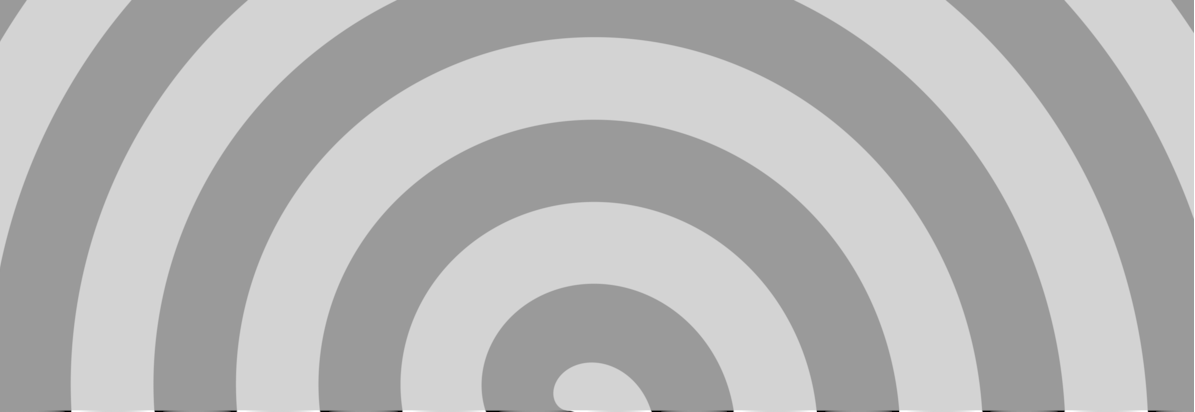
#> input picture unsharp test photo.png, 1195 x 412 px, found by its file name; its folder holds only this picture in this run
$ python -i unsharp.py   (imports and definitions only)
#> lines starting #> are read from the running program, lines starting #| are printed output that depends on the picture
#https://upload.wikimedia.org/wikipedia/commons/thumb/4/4a/Unsharp_mask_principle.svg/330px-Unsharp_mask_principle.svg.png
#unsharp mask
import cv2
import numpy as np
import matplotlib.pyplot as plt
import os
import PySimpleGUI as sg
file = r"C:\Users\izzyk\OneDrive\Documents\GitHub\Unsharp-Filter\unsharp test photo.png"
directory = r"C:\Users\izzyk\OneDrive\Documents\GitHub\Unsharp-Filter"
filename = 'savedImage.png'
file1 = 'fileCopyTemp.png'
ksizeW = 87
ksizeH = 87
sigmax = 7
sigmay = 0
wt1 = 1.5
wt2 = -0.5
gammaValue = 0

val = 0
# [31 lines that did not run here, left out]


def Unsharp():
        #import original and duplicate
        img = cv2.imread(file)
#> img is the input picture: shape (412, 1195, 3); min 0, max 255, mean 181.7
        os.chdir(directory)
        cv2.imwrite(file1, img)
        #apply guassiun blur to copy of original
        img1 = cv2.imread(file1)
        Gaussian = cv2.GaussianBlur(img1 ,(ksizeW,ksizeH), sigmax)
        #cv2.imshow('Gaussian Blurring', Gaussian)
        #invert the blurred copy
        img_not = cv2.bitwise_not(Gaussian)
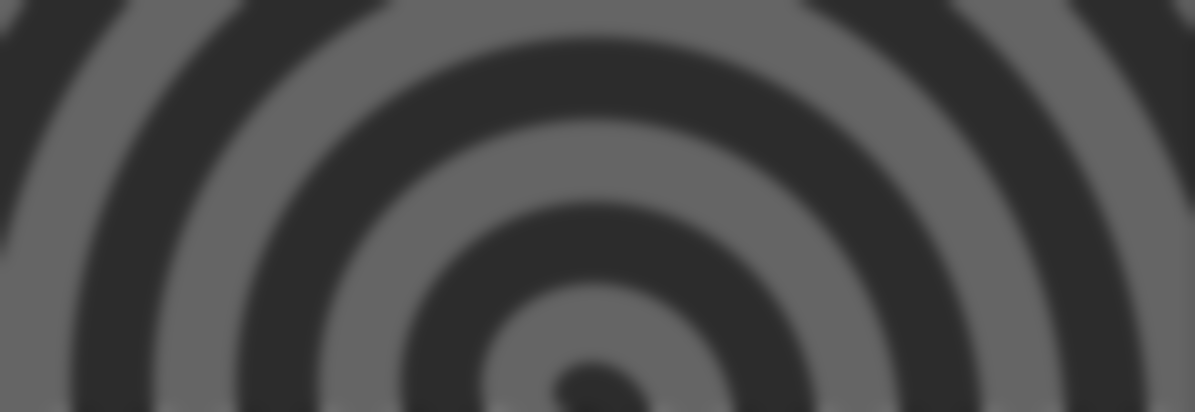
#> img_not: shape (412, 1195, 3); min 39, max 111, mean 73.3
        #img_not = Gaussian
        cv2.imshow('blurred/inverted', img_not)
        #overlay onto the original
        weightedSum = cv2.addWeighted(img1, wt1, img_not, wt2, gammaValue)
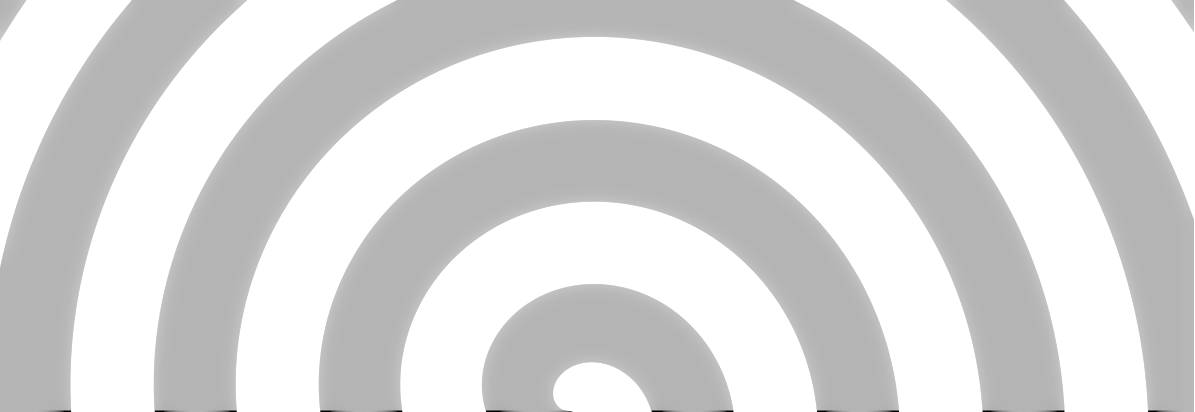
#> weightedSum: shape (412, 1195, 3); min 0, max 255, mean 217.5
        #test= cv2.subtract(img_not,img1)
        #Syntax: cv2.addWeighted(img1, wt1, img2, wt2, gammaValue)
        '''Parameters:
        img1: First Input Image array(Single-channel, 8-bit or floating-point)
        wt1: Weight of the first input image elements to be applied to the final image
        img2: Second Input Image array(Single-channel, 8-bit or floating-point)
        wt2: Weight of the second input image elements to be applied to the final image
        gammaValue: Measurement of light
        '''
        cv2.imshow('subtracted', weightedSum)
        cv2.imshow('original', img)
        #cv2.imshow("test", test)
        cv2.imwrite("weightedSum.png", weightedSum)
        # [4 lines of commented-out code are left out]
# [53 lines not run here, left out]
'''
os.chdir(directory)#change current directory to specified
print("Before saving image:")
print(os.listdir(directory))  #list files in directory

cv2.imwrite(filename, img)
cv2.imshow("image",img)
print("After saving image:")
print(os.listdir(directory))

print('Successfully saved')
'''
# [1 line not run here, left out]

>>> result = Unsharp()
